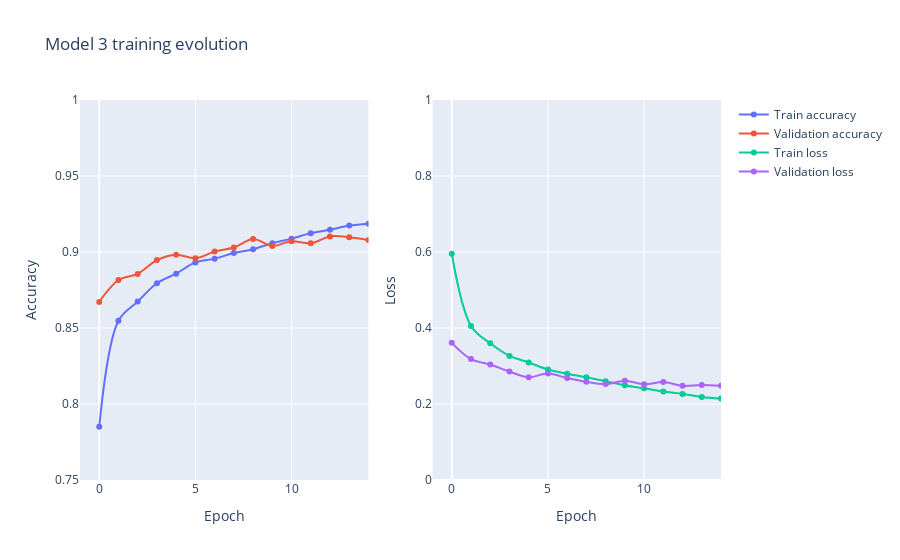

Write notebook code for a chart like this one.
### Code cell
fig = make_subplots(rows=1, cols=2)

history =  json.load(open('model_history/model3_history', 'r'))

fig.add_trace(go.Scatter(y=history['accuracy'],
                    mode='lines+markers',
                    name='Train accuracy',
                    line_shape='spline'), row=1, col=1)

fig.add_trace(go.Scatter(y=history['val_accuracy'],
                    mode='lines+markers',
                    name='Validation accuracy',
                    line_shape='spline'), row=1, col=1)

fig.add_trace(go.Scatter(y=history['loss'],
                    mode='lines+markers',
                    name='Train loss',
                    line_shape='spline'), row=1, col=2)

fig.add_trace(go.Scatter(y=history['val_loss'],
                    mode='lines+markers',
                    name='Validation loss',
                    line_shape='spline'), row=1, col=2)

# Update yaxis properties
fig.update_yaxes(title_text="Accuracy", range=[.75,1], row=1, col=1)
fig.update_yaxes(title_text="Loss", range=[0,1], row=1, col=2)
fig.update_xaxes(title_text="Epoch", range=[-1,14],row=1, col=1)
fig.update_xaxes(title_text="Epoch", range=[-1,14], row=1, col=2)

fig.update_layout( title_text="Model 3 training evolution")
fig.show()

### Figure 1 — Plotly figure (JSON) as saved in the notebook; plotly's stock layout.template omitted (floating-point values rounded to 4 significant figures)
{"data": [{"line": {"shape": "spline"}, "mode": "lines+markers", "name": "Train accuracy", "type": "scatter", "xaxis": "x", "y": [0.785, 0.8548, 0.8674, 0.8794, 0.8857, 0.8931, 0.8956, 0.8994, 0.9018, 0.9058, 0.9088, 0.9124, 0.9146, 0.9174, 0.9186], "yaxis": "y"}, {"line": {"shape": "spline"}, "mode": "lines+markers", "name": "Validation accuracy", "type": "scatter", "xaxis": "x", "y": [0.8672, 0.8816, 0.8856, 0.8947, 0.8982, 0.8959, 0.9003, 0.9029, 0.9085, 0.904, 0.907, 0.9057, 0.9103, 0.9097, 0.9078], "yaxis": "y"}, {"line": {"shape": "spline"}, "mode": "lines+markers", "name": "Train loss", "type": "scatter", "xaxis": "x2", "y": [0.5954, 0.4054, 0.3597, 0.3266, 0.3094, 0.2907, 0.2798, 0.2702, 0.26, 0.2493, 0.2412, 0.2327, 0.2265, 0.2187, 0.2145], "yaxis": "y2"}, {"line": {"shape": "spline"}, "mode": "lines+markers", "name": "Validation loss", "type": "scatter", "xaxis": "x2", "y": [0.361, 0.3182, 0.3041, 0.2852, 0.2703, 0.2804, 0.2682, 0.2582, 0.2523, 0.2612, 0.2521, 0.2576, 0.2478, 0.25, 0.2478], "yaxis": "y2"}], "layout": {"title": {"text": "Model 3 training evolution"}, "xaxis": {"anchor": "y", "domain": [0, 0.45], "range": [-1, 14], "title": {"text": "Epoch"}}, "xaxis2": {"anchor": "y2", "domain": [0.55, 1], "range": [-1, 14], "title": {"text": "Epoch"}}, "yaxis": {"anchor": "x", "domain": [0, 1], "range": [0.75, 1], "title": {"text": "Accuracy"}}, "yaxis2": {"anchor": "x2", "domain": [0, 1], "range": [0, 1], "title": {"text": "Loss"}}}}
